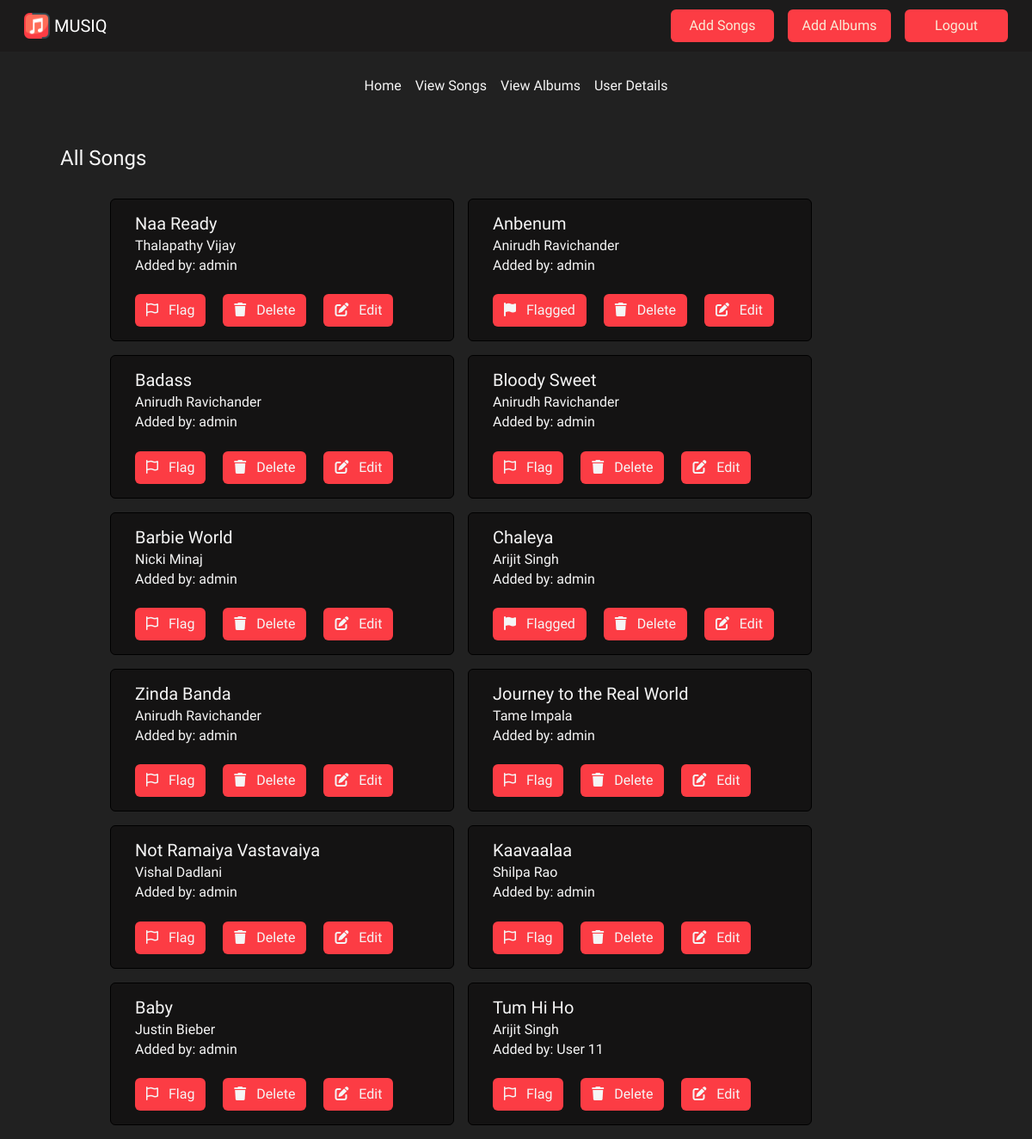
Screenshot of /admin/songs (signed in) with the database file from the repository.
### models.py (models this page shows)
class Song(db.Model):
    __tablename__ = 'songs'
    song_id = db.Column(db.Integer(), autoincrement = True, primary_key = True)
    album_id = db.Column(db.Integer(), db.ForeignKey('albums.album_id'))
    artist_id = db.Column(db.Integer(), db.ForeignKey('artists.artist_id'), nullable = False)
    title = db.Column(db.String(100), nullable = False)
    language = db.Column(db.String(50), nullable = False)
    genre = db.Column(db.String(50), nullable = False)
    lyrics = db.Column(db.String(), nullable = False)
    created_at = db.Column(db.DateTime(timezone = True), server_default = func.now())
    updated_at = db.Column(db.DateTime(timezone = True), server_default = func.now())
    flag = db.Column(db.Boolean(), default = False)
    album = db.relationship('Album', back_populates = 'songs', overlaps='albums_songs,songs')
    artist = db.relationship('Artist', back_populates = 'songs')

class Artist(db.Model):
    __tablename__ = 'artists'
    artist_id = db.Column(db.Integer(), autoincrement = True, primary_key = True)
    name = db.Column(db.String(), nullable = False)
    description = db.Column(db.String(500), nullable = True)
    songs = db.relationship('Song', back_populates = 'artist', overlaps='artists_songs,songs')
    album = db.relationship('Album', back_populates = 'artist', overlaps='albums,artists_albums')

class Creator(db.Model):
    __tablename__ = 'creators'
    creator_id = db.Column(db.Integer, autoincrement = True, primary_key = True)
    user_id = db.Column(db.Integer(), db.ForeignKey('users.user_id'), primary_key = True)
    song_id = db.Column(db.Integer(), db.ForeignKey('songs.song_id'))
    album_id = db.Column(db.Integer(), db.ForeignKey('albums.album_id'))
    users = db.relationship('User', back_populates = 'creator', cascade = 'all',
                                primaryjoin = 'Creator.user_id == User.user_id')
    songs = db.relationship('Song', backref='creators_song', cascade='all',
                                primaryjoin='Creator.song_id == Song.song_id')
    album = db.relationship('Album', backref='creators_album', cascade='all',
                                primaryjoin='Creator.album_id == Album.album_id')

### app.py (the view)
@app.route("/admin/songs", methods=['GET', 'POST'])
@login_required #Can be performed only user is logged in
def admin_songs():
    user = current_user
    songs = Song.query.all()
    artists = Artist.query.all()
    creators = Creator.query.all()
    users = User.query.filter_by(is_admin=False).all()
    if request.method == 'GET':
        return render_template('admin_songs.html', songs = songs, users = users, artists = artists, creators = creators)

### app.py (called while the page is built)
@login_manager.user_loader
def load_user(user_id):
    return User.query.get(user_id)

@app.after_request
def after_request(response):
    header = response.headers
    header['Access-Control-Allow-Origin'] = '*'
    return response

### templates/admin_songs.html
{% extends "admin_dashboard.html" %} {%block songs%}
<link href="/static/styles/songs.css" rel="stylesheet" />
<div class="main">
  <div class="songs-card all-songs mt-5">
    <h4>All Songs</h4>
    <br />
    <div class="container-fluid songs-container admin-songs">
      <div class="row">
        {%for song in songs%} {%for artist in artists%} {% if song.artist_id ==
        artist.artist_id%}
        <div class="card song-card me-3 mb-3" style="width: 25rem">
          <div class="card-body">
            <h5 class="card-title" id="card-title">{{song.title}}</h5>
            <h6 class="card-subtitle mb-2">{{artist.name}}</h6>
            {% set song_creators = creators | selectattr('song_id', 'equalto',
            song.song_id) | list %} {% if song_creators %}
            <h6 class="card-subtitle">
              Added by: User {{ song_creators[0].user_id }}
            </h6>
            {% else %}
            <h6 class="card-subtitle">Added by: admin</h6>
            {% endif %}
            <br />
            {%if song.flag%}
            <a
              class="card-link btn control-link"
              href="{{url_for('unflag_songs', song_id=song.song_id)}}"
            >
              <i class="fa-solid fa-flag me-2"></i>
              Flagged
            </a>
            {%else%}
            <a
              class="card-link btn control-link"
              href="{{url_for('flag_songs', song_id=song.song_id)}}"
            >
              <i class="fa-regular fa-flag me-2"></i>
              Flag
            </a>
            {%endif%}
            <a
              class="card-link btn control-link"
              href="{{url_for('delete_songs', song_id=song.song_id)}}"
            >
              <i class="fa-solid fa-trash me-2"></i> Delete
            </a>
            <a
              class="card-link btn control-link"
              href="{{url_for('update_songs', song_id=song.song_id)}}"
            >
              <i class="fa-solid fa-pen-to-square me-2"></i> Edit
            </a>
          </div>
        </div>
        {%endif%} {%endfor%} {%endfor%}
      </div>
    </div>
  </div>
</div>
{%endblock%}

### static/styles/user_dashboard.css (style rules this page uses)
:root { --primary-font: "Gabarito", sans-serif; --primary-color: #1c1b1b; --primary-color-dark: #141313; --primary-color-derived: #212121; --secondary-color: #fc3c44; --secondary-color-derived: #fe5e63; --secondary-color-derived-2: #fa8b8f; }
* { font-family: var(--primary-font); }
body { background-color: var(--primary-color-derived) !important; color: whitesmoke !important; }
.main { padding-left: 70px !important; }
.playlist-card, .song-card { background-color: var(--primary-color-dark) !important; padding-left: 15px; border-color: black !important; color: whitesmoke !important; }
.control-link { background-color: var(--secondary-color) !important; color: whitesmoke !important; }

### static/styles/songs.css (style rules this page uses)
:root { --primary-font: "Gabarito", sans-serif; --primary-color: #1c1b1b; --primary-color-dark: #141313; --primary-color-derived: #212121; --secondary-color: #fc3c44; --secondary-color-derived: #fe5e63; --secondary-color-derived-2: #fa8b8f; }
* { font-family: var(--primary-font); }
.main { padding-left: 50px; }
.admin-songs { padding-left: 70px !important; }
.song-card { background-color: var(--primary-color-dark); border-color: black !important; color: whitesmoke; }
.control-link { background-color: var(--secondary-color) !important; color: whitesmoke !important; }

### rows the page displays
Song: title "Naa Ready"
Artist: name "Thalapathy Vijay", shows "Added by: admin"
Song: title "Anbenum"
Artist: name "Anirudh Ravichander", shows "Added by: admin"
Song: title "Badass"
Song: title "Bloody Sweet"
Song: title "Barbie World"
Artist: name "Nicki Minaj", shows "Added by: admin"
Song: title "Chaleya"
Artist: name "Arijit Singh", shows "Added by: admin"
Song: title "Zinda Banda"
Song: title "Journey to the Real World"
Artist: name "Tame Impala", shows "Added by: admin"
Song: title "Not Ramaiya Vastavaiya"
Artist: name "Vishal Dadlani", shows "Added by: admin"
Song: title "Kaavaalaa"
Artist: name "Shilpa Rao", shows "Added by: admin"
Song: title "Baby"
Artist: name "Justin Bieber", shows "Added by: admin"
Song: title "Tum Hi Ho"
Creator: user "11"
